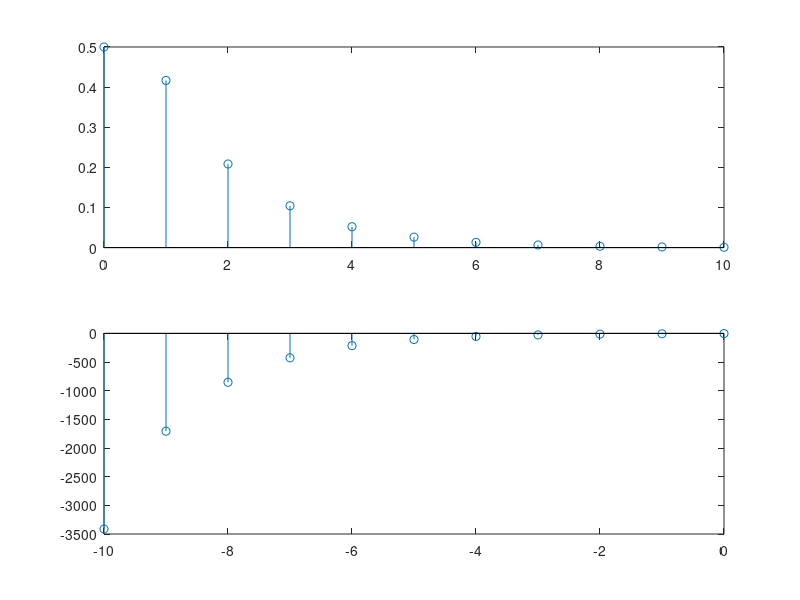

Here is the MATLAB script that generated this plot:
% definicao degrau unitario 11 elementos
% corresponde ao tempo n=0 a n=10
u=ones(1,11);

% sinal aberto aa direita
% para n=1
h(1)=0.5*u(1);
for n=2:11
    h(n)=(0.5)^n*u(n) + (1/3)*0.5^(n-1)*u(n-1);
end
subplot(211)
stem(0:10,h)

% sinal aberto aa esquerda
% para n=-1
h(1)=-(0.5)^(-1) - (1/3)*0.5^(-2)*u(1);
for n=-2:-1:-11
    h(-n)=-(0.5)^n*u(-n-1) - (1/3)*0.5^(n-1)*u(-n);
end
subplot(212)
stem(0:-1:-10,h)